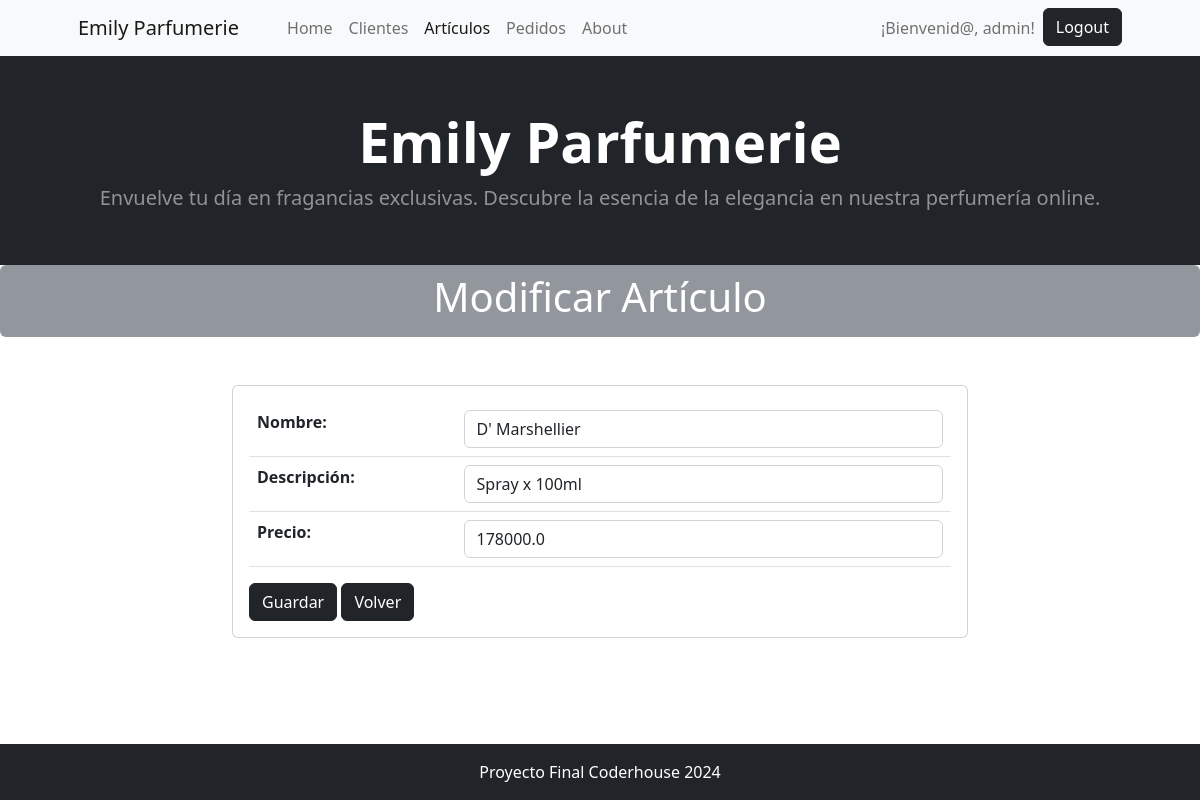
/articulo/articulo/update/5 (signed in), run on the app's committed database.
### articulo/models.py (models this page shows, shortened)
class Articulo(models.Model):
    nombre = models.CharField(max_length=200, verbose_name='Nombre')
    descripcion = models.CharField(max_length=200, verbose_name='Descripción')
    precio =  models.FloatField(max_length=200, verbose_name='Precio')
    fecha_actualizacion = models.DateField(null=True, blank=True, default=timezone.now, editable=False, verbose_name="Fecha de actualización")
    class Meta:
        verbose_name_plural = "Artículos"
        verbose_name = 'Artículo'

### articulo/views.py (the view)
# urls.py: path("articulo/update/<int:pk>", views.ArticuloUpdate.as_view(), name="articulo_update"),
@method_decorator(login_required, name='dispatch')
class ArticuloUpdate(UpdateView):
    model = models.Articulo
    form_class = forms.ArticuloForm
    template_name = "articulo/articulo_update.html"
    success_url = reverse_lazy("articulo:articulo_list")

### articulo/forms.py
class ArticuloForm(forms.ModelForm):
    class Meta:
        model = models.Articulo
        fields = '__all__'
        widgets = {
            "nombre": forms.TextInput(attrs={"class": "form-control"}),
            "descripcion": forms.TextInput(attrs={"class": "form-control"}),
            "precio": forms.TextInput(attrs={"class": "form-control"}),
            "fecha_actualizacion": forms.DateField(),
        }

### articulo/templates/articulo/articulo_update.html (shortened to what this page needs)
{% extends 'core/base.html' %}
{% block titulo %}
    Modificar Artículo
{% endblock titulo %}
{% block contenido %}
<div class="container mt-5">
    <div class="row justify-content-center">
        <div class="col-md-8">
            <div class="card">
                <div class="card-body">
                    <form action="" method="post">
                        <div class="table-responsive">
                            <table class="table">
                                {{ form.as_table }}
                            </table>
                        </div>
                        <button type="submit" class="btn btn-dark">Guardar</button>
                        <a href="{% url 'articulo:articulo_list' %}" class="btn btn-dark">Volver</a>
                    </form>
                </div>
            </div>
        </div>
    </div>
</div>
{% endblock contenido %}

### core/templates/core/components/navbar.html (shortened to what this page needs)
<nav class="navbar navbar-expand-lg navbar-light bg-light">
    <div class="container px-4 px-lg-5">
        <a class="navbar-brand" href="{% url 'core:home' %}">Emily Parfumerie</a>
        <div class="collapse navbar-collapse" id="navbarSupportedContent">
            <ul class="navbar-nav me-auto mb-2 mb-lg-0 ms-lg-4">
                <li class="nav-item"><a class="nav-link {% if request.path == "/" %}active{% endif %}" aria-current="page" href="{% url 'core:home' %}">Home</a></li>
            {% if user.is_authenticated %}
                <li class="nav-item"><a class="nav-link {% if "/cliente/cliente" in request.path %}active{% endif %}" href="{% url 'cliente:home' %}">Clientes</a></li>
                <li class="nav-item"><a class="nav-link {% if "/articulo/" in request.path %}active{% endif %}" href="{% url 'articulo:home' %}">Artículos</a></li>
                <li class="nav-item"><a class="nav-link {% if "cliente/pedido" in request.path %}active{% endif %}" href="{% url 'cliente:pedidos' %}">Pedidos</a></li>
            {% endif %}
                <li class="nav-item"><a class="nav-link {% if "/about/" in request.path %}active{% endif %}" href="{% url 'core:about' %}">About</a></li>
            </ul>
            <ul class="navbar-nav ml-auto">
                {% if user.is_authenticated %}
                    <li class="nav-item">
                        <a class="nav-link">¡Bienvenid@, {{ user.username }}!</a>
                    </li>
                    <li class="nav-item ">
                        <form action="{% url 'core:logout' %}" method="post">
                            <button type="submit" class="btn btn-dark ">Logout</button>
                        </form>
                    </li>
                {% else %}
                    <li class="nav-item"><a class="nav-link {% if "/login" in request.path %}active{% endif %}" href="{% url 'core:login' %}">Login</a></li>
                    <li class="nav-item"><a class="nav-link {% if "/register" in request.path %}active{% endif %}" href="{% url 'core:register' %}">Registrarse</a></li>
                {% endif %}
            </ul>
        </div>
    </div>
</nav>

### data on the page
Articulo: nombre "D' Marshellier", descripcion "Spray x 100ml", precio "178000.0"

### other printed values
{{ user.username }} "admin"
